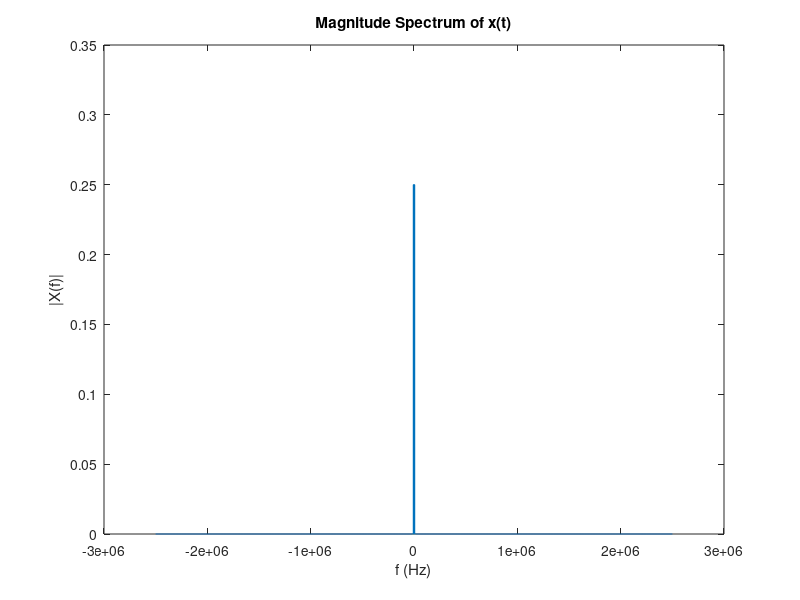

The MATLAB source for this figure:
t = linspace(-1e-3, 1e-3, 10001);
x = cos(4000*pi*t).*cos(8000*pi*t);
Fs = 1/(t(2)-t(1));
N = length(x);
f = linspace(-Fs/2, Fs/2, N);
 
X = fftshift(fft(x))/N;
 
plot(f, abs(X));
xlabel('f (Hz)');
ylabel('|X(f)|');
title('Magnitude Spectrum of x(t)');